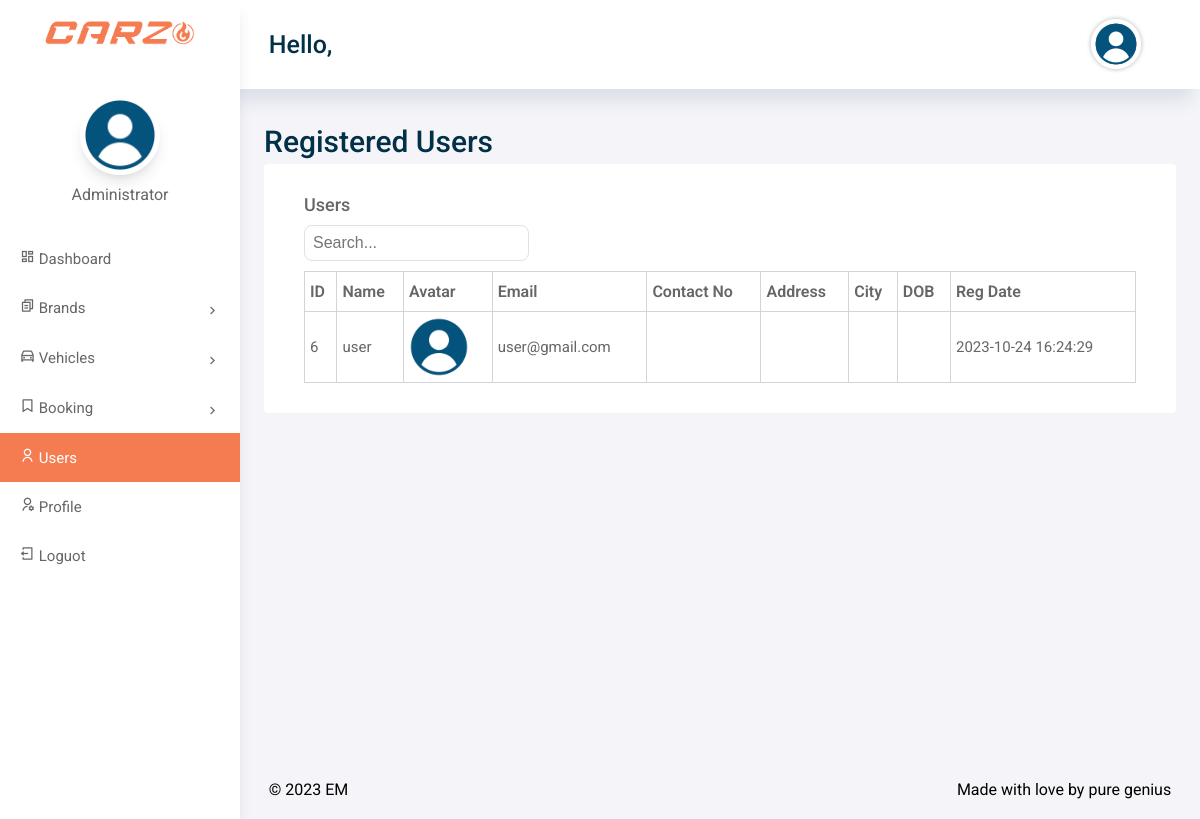
Page /admin/users.php on the earlier database version.
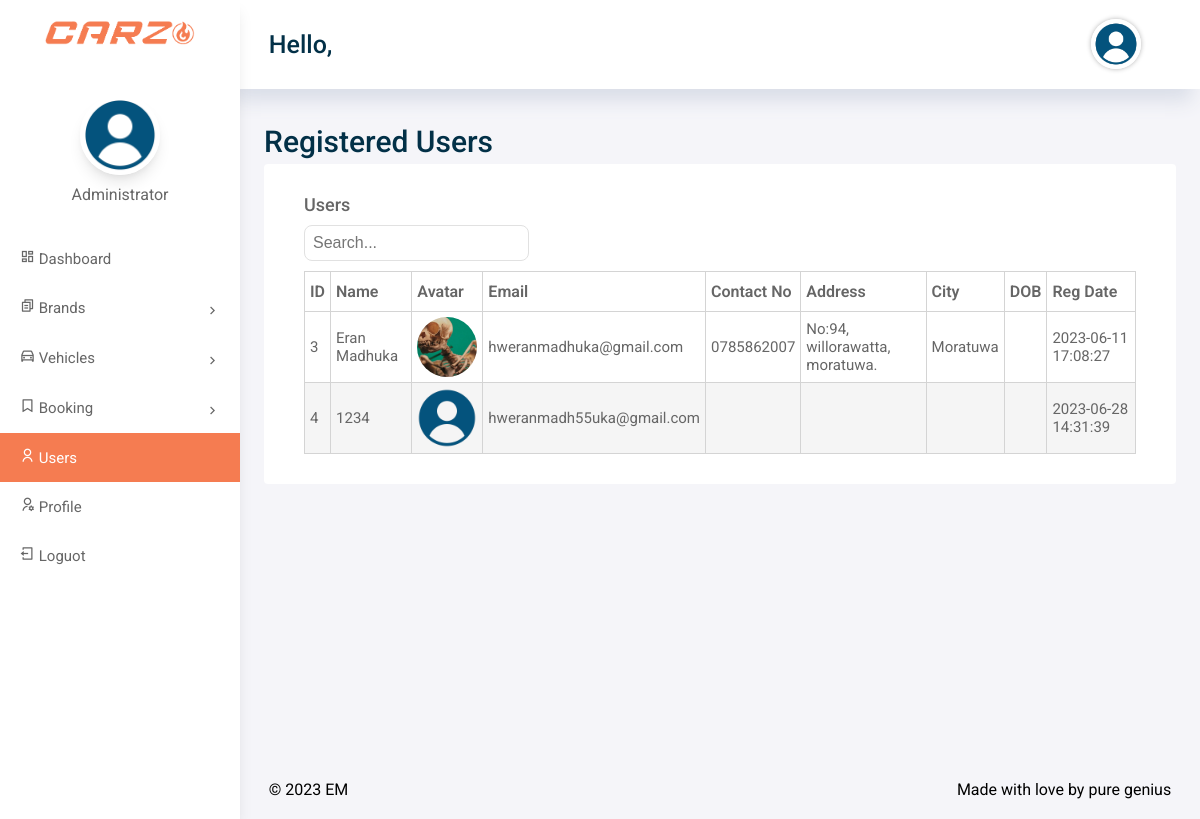
Same page on the later database version.
### tables this page shows
CREATE TABLE IF NOT EXISTS `users` (
  `user_id` int(11) NOT NULL AUTO_INCREMENT,
  `username` varchar(50) DEFAULT NULL,
  `password` varchar(50) DEFAULT NULL,
  `full_name` varchar(255) DEFAULT NULL,
  `email` varchar(255) DEFAULT NULL,
  `address` longtext,
  `city` varchar(50) DEFAULT NULL,
  `phone` varchar(11) DEFAULT NULL,
  `dob` varchar(50) DEFAULT NULL,
  `profile_pic` varchar(255) DEFAULT NULL,
  `account_status` int(1) DEFAULT '1',
  `rag_date` datetime DEFAULT NULL,
  PRIMARY KEY (`user_id`)
);

### admin/users.php (the view, shortened to what this page needs)
<?php
    include 'includes/config.php';
    $page_title = "Users";
?>
<!DOCTYPE html>
<html lang="en">
<head>
    <?php
        include('includes/header.php');
    ?>
</head>
<body>
    <div class="grid-container">
        <?php
            include('includes/menu.php');
        ?>
        <?php
            include('includes/aside.php');
        ?>
        <main class="main">
            <h2>Registered Users</h2>
            <div class="main-cards">
                <div class="card">
                    <h3>Users</h3>
                    <div class="card-title">
                        <div class="search-box">
                            <input type="text" id="myInput" onkeyup="seacrFunction()" placeholder="Search...">
                        </div>
                    </div>
                    <table id="table">
                        <thead>
                            <tr>
                                <th>ID</th>
                                <th>Name</th>
                                <th>Avatar</th>
                                <th>Email</th>
                                <th>Contact No</th>
                                <th>Address</th>
                                <th>City</th>
                                <th>DOB</th>
                                <th>Reg Date</th>
                            </tr>
                        </thead>
                        <tbody class="table-body">
                        <?php
                            $sql = "SELECT * FROM users";
                            $result = $conn->query($sql);
                            if ($result->num_rows > 0) {
                                while ($row = $result->fetch_assoc()) {
                                    ?>
                                    <tr>
                                        <td><?php echo $row['user_id']; ?></td>
                                        <td><?php echo $row['full_name']; ?></td>
                                        <td><img src="../assets/images/uploads/avatar/<?php echo $row['profile_pic']; ?>" alt="avatar" style="width: 60px; height: 60px; object-fit: cover; border-radius: 50px"></td>
                                        <td><?php echo $row['email']; ?></td>
                                        <td><?php echo $row['phone']; ?></td>
                                        <td><?php echo $row['address']; ?></td>
                                        <td><?php echo $row['city']; ?></td>
                                        <td><?php echo $row['dob']; ?></td>
                                        <td><?php echo $row['rag_date']; ?></td>
                                    </tr>
                                    <?php
                                }
                            } else {
                                echo "0 results";
                            }
                        ?>
                        </tbody>
                    </table>
                </div>
            </div>
        </main>
        <footer class="footer">
            <div class="footer__copyright">&copy; 2023 EM</div>
            <div class="footer__signature">Made with love by pure genius</div>
        </footer>
    </div>
</body>
</html>

### admin/includes/header.php (shortened to what this page needs)
<link rel="stylesheet" href="../assets/css/style.css">
<link rel="stylesheet" href="assets/css/admin-style.css">
<link href="https://cdn.jsdelivr.net/npm/remixicon@2.2.0/fonts/remixicon.css" rel="stylesheet">

### admin/includes/menu.php (shortened to what this page needs)
<header class="header">
    <div class="header-greeting">
        <h3>Hello, <?php echo $_SESSION['admin']['username'] ?></h3>
    </div>
    <div class="header-avatar subnav">
        <img src="assets/images/avatar/avatar.png" alt="avatar">
    </div>
</header>

### admin/includes/aside.php (shortened to what this page needs)
<aside class="sidenav">
            <img class="logo" src="../assets/images/logo/logo-full.png" alt="logo">
            <div class="user-info-box">
                <div class="user-info-pic">
                <img src="assets/images/avatar/avatar.png" alt="avatar">
                </div>
                <div class="user-info-title">
                    <span>Administrator</span>
                </div>
            </div>
            <div class="sidenav-list">
                <li class="sidenav-item">
                    <a href="dashboard.php" class="nav-links <?php if ($page_title === 'Dashboard') echo 'active'; ?>">
                        <i class="ri-dashboard-line"></i>
                        Dashboard
                    </a>
                </li>
                <li class="sidenav-item">
                    <div class="nav-links dropdown <?php if ($page_title === 'Brands') echo 'active'; ?>">
                        <i class="ri-file-copy-2-line"></i>
                        Brands
                        <i class="ri-arrow-right-s-line" id="down-icon"></i>
                    </div>
                </li>
                <li class="sidenav-item">
                    <div class="nav-links dropdown <?php if ($page_title === 'Vehicles') echo 'active'; ?>">
                        <i class="ri-car-line"></i>
                        Vehicles
                        <i class="ri-arrow-right-s-line" id="down-icon"></i>
                    </div>
                </li>
                <li class="sidenav-item">
                    <div class="nav-links dropdown <?php if ($page_title === 'Booking') echo 'active'; ?>">
                        <i class="ri-bookmark-line"></i>
                        Booking
                        <i class="ri-arrow-right-s-line" id="down-icon"></i>
                    </div>
                </li>
                <li class="sidenav-item">
                    <a href="users.php" class="nav-links <?php if ($page_title === 'Users') echo 'active'; ?>">
                        <i class="ri-user-line"></i>
                        Users
                    </a>
                </li>
                <li class="sidenav-item">
                    <a href="profile-setting.php" class="nav-links <?php if ($page_title === 'Profile Setting') echo 'active'; ?>">
                        <i class="ri-user-settings-line"></i>
                        Profile
                    </a>
                </li>
                <li class="sidenav-item">
                    <a href="loguot.php" class="nav-links">
                        <i class="ri-logout-box-line"></i>
                        Loguot
                    </a>
                </li>
            </div>
        </aside>

### assets/css/style.css (style rules this page uses)
* { margin: 0; padding: 0; box-sizing: border-box; }
a, a:hover { text-decoration: none; color: var(--text-color); }
ul, li { margin: 0; padding: 0; list-style: none; }
:root { --primary-color: #F57C51; --secondary-color: #FDE5DC; --text-color: #023047; --text-gray: #666666; --bg-color: #F2F5F7; --primary-font: 'Ubuntu', sans-serif; --secondry-font: 'Roboto', sans-serif; }
html { scroll-behavior: smooth; }
body { font-family: var(--secondry-font); overflow-x: hidden; }
h2 { color: var(--text-color); font-size: 45px; font-weight: 700; line-height: 45px; }
h3 { color: var(--text-gray); font-weight: 500; font-size: 18px; }
.card { min-width: 200px; height: auto; box-shadow: rgba(149, 157, 165, 0.2) 0px 8px 24px; border-radius: 8px; transition: all .3s; text-align: center; }
footer { background: var(--text-color); text-align: left; padding: 60px 0; }
footer a, span { color: #FFF; transition: all .3s ease-in-out; }
.sidenav-list { margin-top: 30px; }
.sidenav-list .sidenav-item { display: flex; justify-content: flex-start; padding: 5px 30px; text-align: left; }
.sidenav-list .sidenav-item .nav-links { padding: 10px 20px; cursor: pointer; font-size: 16px; color: var(--text-gray); border-radius: 8px; width: 100%; }
.sidenav-list .sidenav-item .nav-links.active { background: var(--primary-color); color: #FFF; }
table { border-collapse: collapse; background: #FFF; border-radius: 0; overflow: hidden; width: 100%; margin: 30px auto; position: relative; table-layout: auto; }
table thead tr { height: 40px; background: #FFF; }
table thead th { font-size: 16px; font-weight: 600; color: var(--text-gray); line-height: 1.2; }
table tbody tr { height: 50px; font-size: 15px; color: var(--text-gray); line-height: 1.2; font-weight: unset; cursor: pointer }
table th, td { border: 1px solid #dddcdc; padding: 5px; }
table tbody tr:nth-child(even) { background-color: #f5f5f5; }

Differences in the rows shown:
removed users: user_id "6", full_name "user", profile_pic (placeholder picture), email "user@gmail.com", rag_date "2023-10-24 16:24:29"
added users: user_id "3", full_name "Eran Madhuka", profile_pic (picture), email "hweranmadhuka@gmail.com", phone "0785862007", address "No:94, willorawatta, moratuwa.", city "Moratuwa", rag_date "2023-06-11 17:08:27"
added users: user_id "4", full_name "1234", profile_pic (placeholder picture), email "hweranmadh55uka@gmail.com", rag_date "2023-06-28 14:31:39"
